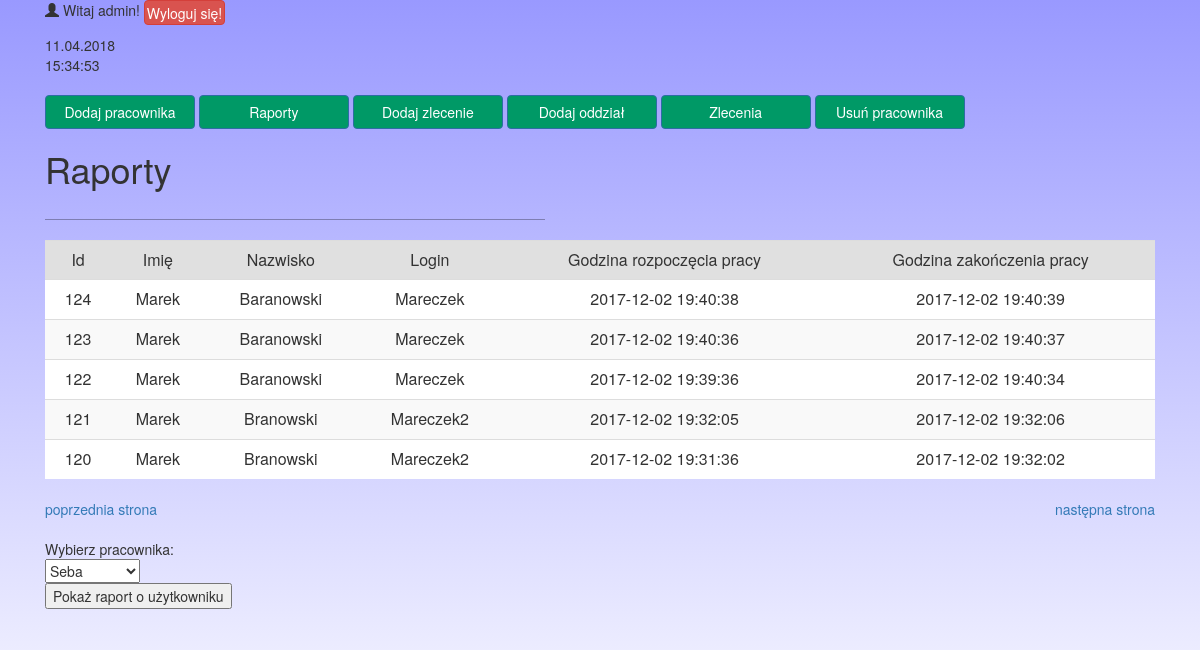
The page /raporty.php?strona=2 (signed in) on the database its author committed.
### tables this page shows
CREATE TABLE `raporty` (
  `id` int(11) NOT NULL,
  `imie` varchar(255) NOT NULL,
  `nazwisko` varchar(255) NOT NULL,
  `nazwa_uzytkownika` varchar(255) NOT NULL,
  `pesel` varchar(11) NOT NULL,
  `dostepny` varchar(255) NOT NULL,
  `godzina_rozp` datetime NOT NULL,
  `godzina_zak` datetime NOT NULL,
  `lokalizacja` varchar(255) NOT NULL
);

### raporty.php (the view, shortened to what this page needs)
<?php
	require_once "connect.php";
	$polaczenie = @new mysqli($host, $db_user, $db_password, $db_name);
	if ($polaczenie->connect_errno!=0)
	{
		echo "Error: ".$polaczenie->connect_errno;
	}
	else{
?>
<html>
<head>
	<link rel="stylesheet" href="css/bootstrap.css" >
	<link rel="stylesheet" href="https://maxcdn.bootstrapcdn.com/bootstrap/3.2.0/css/bootstrap.min.css">
	<link rel="stylesheet" href="css/style.css" >
	<link rel="stylesheet" href="css/style1.css?<?php echo uniqid(); ?>" >
</head>
<body onLoad="zegar(); wyswietlCzas()">
<div class="background">
<div class="container">
<?php
	echo "<p><span class='glyphicon glyphicon-user'></span> Witaj ".$_SESSION['nazwa']."! <a href='logout.php' style='color: white; text-decoration: none;'><button style='height: 25px; padding: 2px;' class='btn btn-danger'>Wyloguj się!</button></a></p>";
	echo date("d.m.Y");
?>
<div id="czas"></div>
<br>
<?php
	if (($_SESSION['typ_konta']=='admin'))
	{
?>
	<a href="dodaj.php"><button class="btn btn-primary button-panel">Dodaj pracownika</button></a>
	<a href="raporty.php"><button class="btn btn-primary button-panel">Raporty</button></a>
	<a href="zlecenia.php"><button class="btn btn-primary button-panel">Dodaj zlecenie</button></a>
	<a href="dodaj_oddzial.php"><button class="btn btn-primary button-panel">Dodaj oddział</button></a>
	<a href="zlecenia_pracownikow.php"><button class="btn btn-primary button-panel">Zlecenia</button></a>
	<a href="usun.php"><button class="btn btn-primary button-panel">Usuń pracownika</button></a>
	<h1 class="hejt1">Raporty</h1>
	<hr style="border-color: rgba(0,0,0,0.3)"></hr><br></br>
<?php
}
	$na_stronie = 5;
    $zapytanie = "SELECT COUNT(id) FROM raporty";
    $wynik = mysqli_query($polaczenie, $zapytanie);
    $a = mysqli_fetch_row($wynik);
    $liczba_wpisow = $a[0];
    $liczba_stron = ceil($liczba_wpisow / $na_stronie);
    if (isset($_GET['strona'])) {
        if ($_GET['strona'] < 1 || $_GET['strona'] > $liczba_stron) $strona = 1;
        else $strona = $_GET['strona'];
    }
    else $strona = 1;
    $od = $na_stronie * ($strona - 1);
    $zapytanie = "SELECT * FROM raporty ORDER BY godzina_rozp DESC LIMIT $od , $na_stronie";
    $wynik = mysqli_query($polaczenie, $zapytanie);
?>
	<table class="table table-striped" style="background-color: white;" cellpadding=\"2\">
	<tr>
	<td style="background-color: rgba(0,0,0,0.1);"><center>Id</center></td>
	<td style="background-color: rgba(0,0,0,0.1);"><center>Imię</center></td>
	<td style="background-color: rgba(0,0,0,0.1);"><center>Nazwisko</center></td>
	<td style="background-color: rgba(0,0,0,0.1);"><center>Login</center></td>
	<td style="background-color: rgba(0,0,0,0.1);"><center>Godzina rozpoczęcia pracy</center></td>
	<td style="background-color: rgba(0,0,0,0.1);"><center>Godzina zakończenia pracy</center></td>
	</tr>
<?php
    while ($tablica = mysqli_fetch_assoc($wynik)) {
		echo "<tr>";
        echo "<td><center>".$tablica['id']."</center></td>";
        echo "<td><center>".$tablica['imie']."</center></td>";
		echo "<td><center>".$tablica['nazwisko']."</center></td>";
		echo '<td><center>'.$tablica['nazwa_uzytkownika'].'</center></td>';
		echo "<td><center>".$tablica['godzina_rozp']."</center></td>";
		if($tablica['godzina_zak'] == "0000-00-00 00:00:00"){
		echo "<td><center>W pracy</center></td>";
		}else{
		echo "<td><center>".$tablica['godzina_zak']."</center></td>";
		}
        echo "</tr>";
    }
		echo "</table>";
    if ($liczba_wpisow > $na_stronie) {
        $poprzednia = $strona - 1;
        $nastepna = $strona + 1;
        if ($poprzednia > 0) {
 echo '<a id="POPRZEDNIA" style="float: left;" href="raporty.php?strona='.$poprzednia.'">poprzednia strona</a>';
        }
        if ($nastepna <= $liczba_stron) {
 echo '<a id="NASTEPNA" style="float: right;" href="raporty.php?strona='.$nastepna.'">następna strona</a>';
        }
    }
?>
	<br></br>
	Wybierz pracownika:
	<form action="<?php $_SERVER['PHP_SELF'];?>" method="post">
		<select name="nazwa">
		<?php
		$zapytanie = "SELECT nazwa FROM uzytkownicy ORDER BY nazwa DESC ";
		$wynik = mysqli_query($polaczenie, $zapytanie);
		while ($tablica = mysqli_fetch_assoc($wynik)) {
			echo "<option>".$tablica['nazwa']."</option>";
		}
		?>
		</select>
		<br>
		<button type="submit" name="szukaj">Pokaż raport o użytkowniku</button>
	</form>
</div>
</div>
<?php
}
?>
</body>
</html>

### css/style.css (style rules this page uses)
body { background: #9999ff; background: linear-gradient(to bottom, #9999ff, white); }
.button-panel { width: 150px; background-color: #009966; }
hr { width: 500px; float: left; }
.hejt1 { margin-top: 20px; }

### css/style1.css (style rules this page uses)
body { background: #9999ff; background: linear-gradient(to bottom, #9999ff, white); background-repeat: no-repeat; background-attachment: fixed; }
.button-panel { width: 150px; background-color: #009966; }
hr { width: 500px; float: left; }
.hejt1 { margin-top: 20px; }

### rows shown on the page
raporty: id "124", imie "Marek", nazwisko "Baranowski", nazwa_uzytkownika "Mareczek", godzina_rozp "2017-12-02 19:40:38", godzina_zak "2017-12-02 19:40:39"
raporty: id "123", imie "Marek", nazwisko "Baranowski", nazwa_uzytkownika "Mareczek", godzina_rozp "2017-12-02 19:40:36", godzina_zak "2017-12-02 19:40:37"
raporty: id "122", imie "Marek", nazwisko "Baranowski", nazwa_uzytkownika "Mareczek", godzina_rozp "2017-12-02 19:39:36", godzina_zak "2017-12-02 19:40:34"
raporty: id "121", imie "Marek", nazwisko "Branowski", nazwa_uzytkownika "Mareczek2", godzina_rozp "2017-12-02 19:32:05", godzina_zak "2017-12-02 19:32:06"
raporty: id "120", imie "Marek", nazwisko "Branowski", nazwa_uzytkownika "Mareczek2", godzina_rozp "2017-12-02 19:31:36", godzina_zak "2017-12-02 19:32:02"

### other values the page prints
$_SESSION['nazwa'] "admin"
form field nazwa "Seba"
